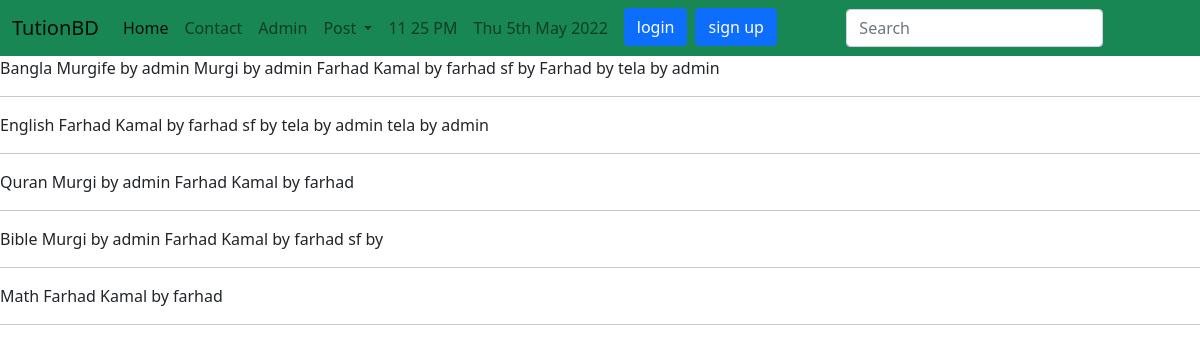
The page /tuition/subjects/ on the database its author committed.
### tuition/models.py (models this page shows, shortened)
class Subject(models.Model):
    name = models.CharField(max_length=100)

class Post(models.Model) :
    CATEGORY=(('Teacher','Teacher'),('Student','Student'))
    MEDIUM=(
        ('English','English'),
        ('Bangla','Bangla'),
        ('Math','Math'),
        ('Science','Science'),
        )
    user=models.ForeignKey(User,on_delete=models.CASCADE,blank=True, null=True)
    id=models.AutoField(primary_key=True)
    title=models.CharField(max_length=101)
    slug=models.CharField(max_length=100, default=title)
    email= models.EmailField()
    salary= models.FloatField()
    details= models.TextField()
    available=models.BooleanField()
    category=models.CharField(max_length=100,choices=CATEGORY)
    medium=MultiSelectField(max_length=100,max_choices=5,choices=MEDIUM,default='Bangla')
    subject=models.ManyToManyField(Subject, related_name="subject_set")
    class_in=models.ManyToManyField(Class_in, related_name="class_in_set")
    created_at=models.DateTimeField(default=now)
    image= models.ImageField(default='default.jpg',upload_to='tuition/images')
    objects=models.Manager()
    items=PostManager()

### tuition/views.py (the view)
# urls.py: path('subjects/', subjectview , name="subjects"),
def subjectview(request):
    sub=Subject.objects.all()
    return render (request , 'tuition/subjectview.html',{'sub':sub})

### templates/tuition/subjectview.html
{% extends 'basic.html' %} {% block body %}
 {% for p in sub %} {{ p.name }}
{% for x in p.subject_set.all  %}
{{ x.title }} by {{ x.user.username }}
{% endfor %}
<hr />
{% endfor %} {% endblock body %}z

### rows shown on the page
Subject: name "Bangla"
Post: title "Murgife", user.username "admin"
Post: title "Murgi", user.username "admin"
Post: title "Farhad Kamal", user.username "farhad"
Post: title "sf"
Post: title "Farhad"
Post: title "tela", user.username "admin"
Subject: name "English"
Post: title "tela", user.username "admin"
Subject: name "Quran"
Subject: name "Bible"
Subject: name "Math"
